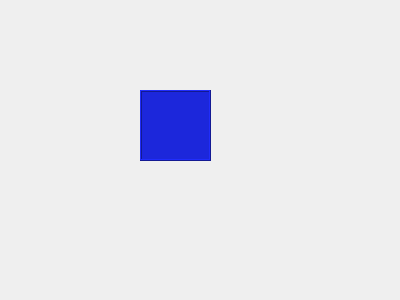
<?xml version="1.0" encoding="UTF-8"?>
<ui version="4.0">
 <class>MouseDialog</class>
 <widget class="QDialog" name="MouseDialog">
  <property name="geometry">
   <rect>
    <x>0</x>
    <y>0</y>
    <width>400</width>
    <height>300</height>
   </rect>
  </property>
  <property name="windowTitle">
   <string>MouseDialog</string>
  </property>
  <property name="styleSheet">
   <string notr="true"/>
  </property>
  <widget class="QLabel" name="label">
   <property name="geometry">
    <rect>
     <x>140</x>
     <y>90</y>
     <width>71</width>
     <height>71</height>
    </rect>
   </property>
   <property name="autoFillBackground">
    <bool>false</bool>
   </property>
   <property name="styleSheet">
    <string notr="true">background-color: rgb(28, 39, 219);</string>
   </property>
   <property name="frameShape">
    <enum>QFrame::Box</enum>
   </property>
   <property name="frameShadow">
    <enum>QFrame::Raised</enum>
   </property>
   <property name="text">
    <string/>
   </property>
  </widget>
 </widget>
 <layoutdefault spacing="6" margin="11"/>
 <resources/>
 <connections/>
</ui>
